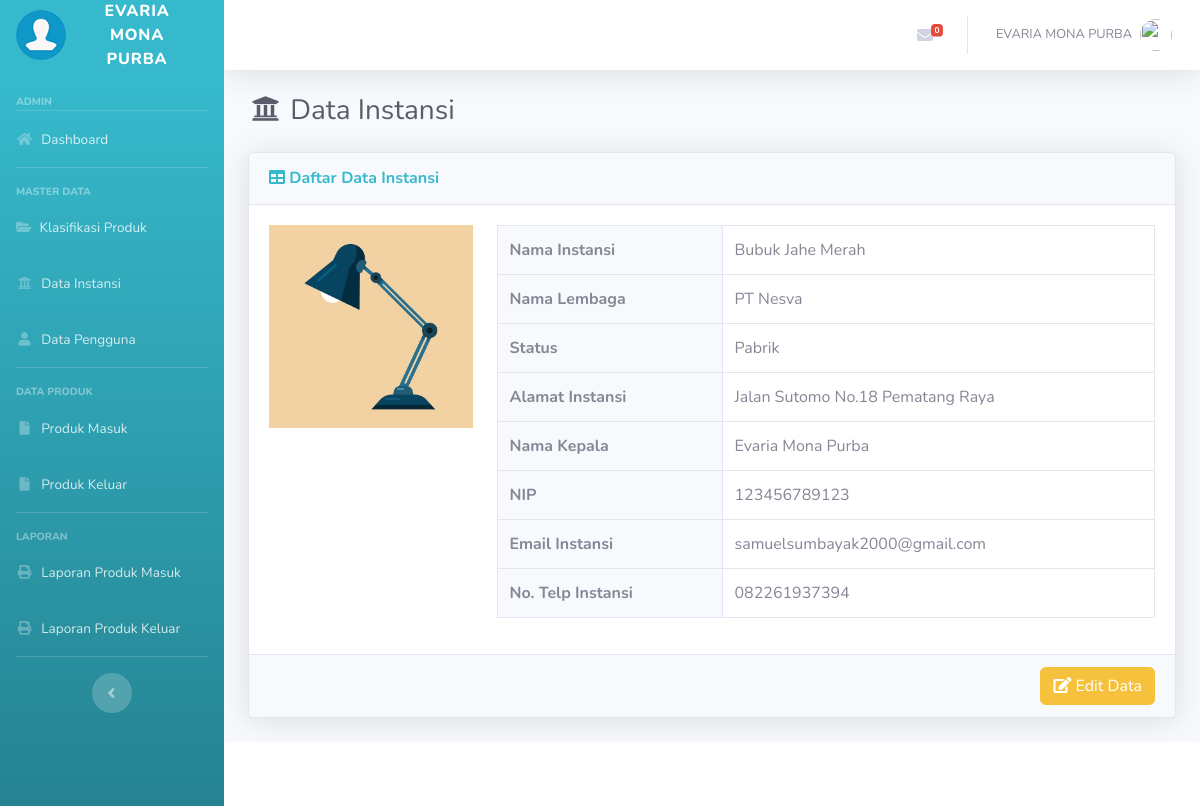
Page /instansi.php (signed in) on the committed database.
### tables this page shows
CREATE TABLE `tb_instansi` (
  `id_instansi` int(11) NOT NULL,
  `institusi` varchar(250) NOT NULL,
  `nama` varchar(250) NOT NULL,
  `status` varchar(250) NOT NULL,
  `alamat` varchar(250) NOT NULL,
  `kepala` varchar(250) NOT NULL,
  `nip` varchar(25) NOT NULL,
  `email` varchar(50) NOT NULL,
  `notelp` varchar(50) NOT NULL,
  `logo` varchar(250) NOT NULL
);

### instansi.php (the view, shortened to what this page needs)
<?php
    if(!isset($_SESSION['user'])) {
        echo "<script language='javascript'>document.location.href='login.php';</script>";
    } else {
        if($_SESSION['level']!=='Admin'){
            echo "<script language='javascript'>document.location.href='login.php';</script>";
        } else {
    include 'template/header.php';
	include 'template/sidebar.php';
?>
<div class="d-sm-flex align-items-center justify-content-between mb-4">
    <h1 class="h3 mb-0 text-gray-800"><i class="fas fa-fw fa-university"></i> Data Instansi</h1>
</div>
<div class="card shadow mb-4">
    <div class="card-header py-3">
        <h6 class="m-0 font-weight-bold text-info"><i class="fa fa-table"></i> Daftar Data Instansi</h6>
    </div>
    <div class="card-body">
        <?php
			$sql = mysqli_query($conn, "SELECT * FROM tb_instansi WHERE id_instansi = '1'");
			while($row = mysqli_fetch_assoc($sql)){
			?>
        <div class="row">
            <div class="col-md-3">
                <img src="assets/logo/<?= $row['logo'] ?>" alt="<?= $row['logo'] ?>" class="w-100"/>
            </div>
            <div class="col-md-9">
				<table class="table table-bordered">
					<tr>
						<th class="bg-light">Nama Instansi</th>
						<td><?= $row['nama'] ?></td>
					</tr>
					<tr>
						<th class="bg-light">Nama Lembaga</th>
						<td><?= $row['institusi'] ?></td>
					</tr>
					<tr>
						<th class="bg-light">Status</th>
						<td><?= $row['status'] ?></td>
					</tr>
					<tr>
						<th class="bg-light">Alamat Instansi</th>
						<td><?= $row['alamat'] ?></td>
					</tr>
					<tr>
						<th class="bg-light">Nama Kepala</th>
						<td><?= $row['kepala'] ?></td>
					</tr>
					<tr>
						<th class="bg-light">NIP</th>
						<td><?= $row['nip'] ?></td>
					</tr>
					<tr>
						<th class="bg-light">Email Instansi</th>
						<td><?= $row['email'] ?></td>
					</tr>
					<tr>
						<th class="bg-light">No. Telp Instansi</th>
						<td><?= $row['notelp'] ?></td>
					</tr>
				</table>
            </div>
        </div>
        <?php } ?>
    </div>
    <div class="card-footer text-right">
        <a href="#" data-toggle="modal" data-target="#editdata" class="btn btn-warning"> <i class="fa fa-edit"></i> Edit Data </a>
    </div>
</div>
<?php }}
    include 'template/footer.php';
?>

### rows in the picture
tb_instansi: logo (picture), nama "Bubuk Jahe Merah", institusi "PT Nesva", status "Pabrik", alamat "Jalan Sutomo No.18 Pematang Raya", kepala "Evaria Mona Purba", nip "123456789123", email "samuelsumbayak2000@gmail.com", notelp "082261937394"

### other values in the picture
$_SESSION['user'] "EVARIA MONA PURBA"
$_SESSION['level'] "ADMIN"
$ceksqli "0"
